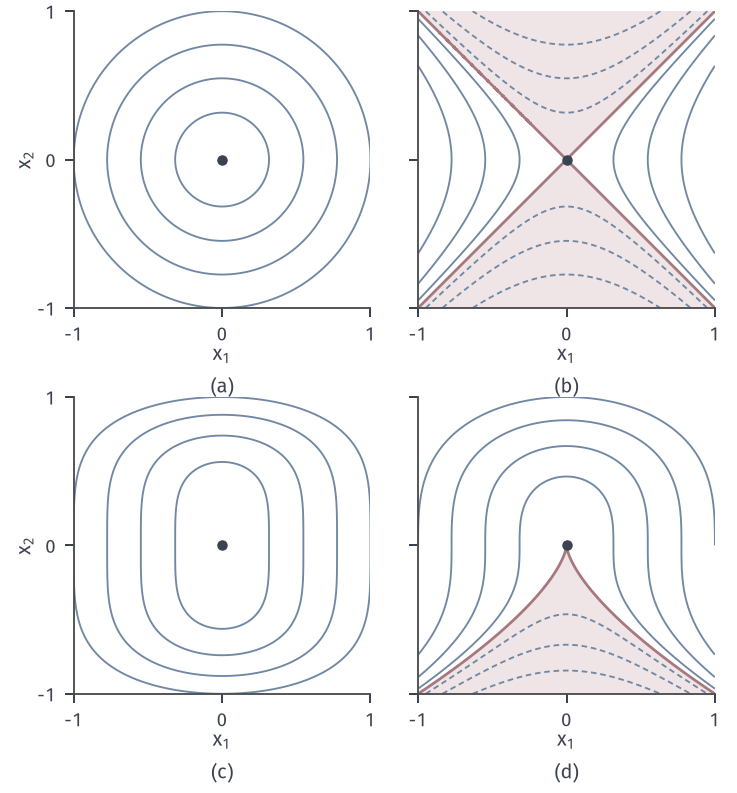

Python code for this plot:
from pathlib import Path
import sys
ROOT = next(p for p in Path(__file__).resolve().parents if (p/'build.sh').is_file() and (p/'tex/book.tex').is_file())
sys.path.insert(0, str(ROOT/'figures/00-shared/mathematical-preliminaries-upper/00-shared/comprehension-figures'))
from support import figure, save, BLUE, GREEN, YELLOW, RED, PURPLE, INK, MUTED, GRID, BLUE_FILL, GREEN_FILL, YELLOW_FILL, RED_FILL, PURPLE_FILL
import numpy as np
HERE = Path(__file__).resolve().parent
STROKE = '#4C4D4F'
def panel(fig, left, right, top, bottom, wspace):
    fig.set_layout_engine(None)
    fig.subplots_adjust(left=left, right=right, top=top, bottom=bottom, wspace=wspace)
def tags(fig, axes):
    for ax, s in zip(axes, ('(a)', '(b)', '(c)', '(d)')):
        p = ax.get_position(); fig.text((p.x0+p.x1)/2, .015, s, ha='center', va='bottom')

# 原点处四种驻点的等值线，f<0 的区域填浅红。
fig, axes = figure(width_mm=104, height_mm=112, ncols=2, nrows=2, sharex=True, sharey=True)
fig.set_layout_engine(None); fig.subplots_adjust(left=.085,right=.985,top=.985,bottom=.125,wspace=.08,hspace=.3)
X,Y=np.meshgrid(np.linspace(-1,1,600),np.linspace(-1,1,600))
fs=[X**2+Y**2,X**2-Y**2,X**2+Y**4,X**2+Y**3]
for ax,F,tg in zip(axes.ravel(),fs,'abcd'):
    ax.contourf(X,Y,F,levels=[-5,0],colors=[RED_FILL])
    ax.contour(X,Y,F,levels=[.1,.3,.6,1.0],colors=[BLUE],linewidths=.75)
    ax.contour(X,Y,F,levels=[-.6,-.3,-.1],colors=[BLUE],linewidths=.75,linestyles=[(0,(3,2))])
    if tg in 'bd': ax.contour(X,Y,F,levels=[0],colors=[RED],linewidths=1.1)
    ax.plot([0],[0],'o',ms=4.2,color=INK,mew=0,zorder=5)
    ax.set_aspect('equal'); ax.set_xticks([-1,0,1]); ax.set_yticks([-1,0,1])
    ax.tick_params(labelbottom=True)
    ax.set_xlabel('$x_1$',labelpad=0)
    p=ax.get_position(); fig.text((p.x0+p.x1)/2,p.y0-.112,f'({tg})',ha='center',va='bottom')
for ax in axes[:,0]: ax.set_ylabel('$x_2$',labelpad=1)
save(fig, HERE, 'figure', {'a':'x^2+y^2','b':'x^2-y^2','c':'x^2+y^4','d':'x^2+y^3'})
